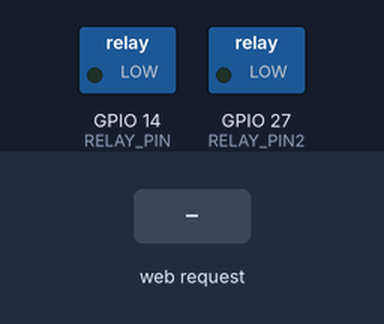
The sketch below on a simulated ESP32. On the bench: switched loads named in the sketch (green lamp = pin HIGH). The test bench sets the inputs (shaded band). WiFi joins after 1.5 s; servers stay silent unless stated; what the sketch prints to the serial monitor is not drawn.

Above: at 2.7 s.
2.8 s: HTTP request GET /LON received
At 3.5 s:
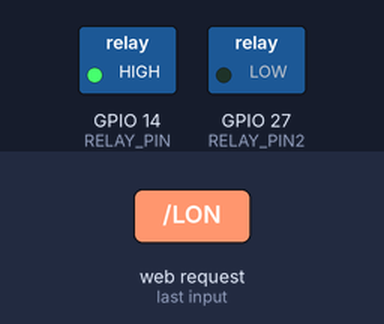
4.3 s: HTTP request GET /RON received
At 4.6 s:
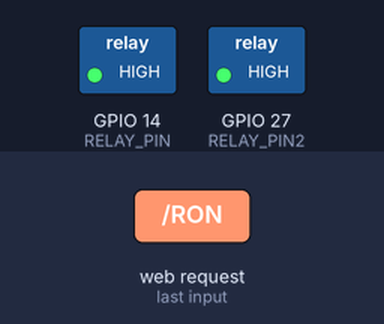
5.8 s: HTTP request GET /LOFF received
At 6.9 s:
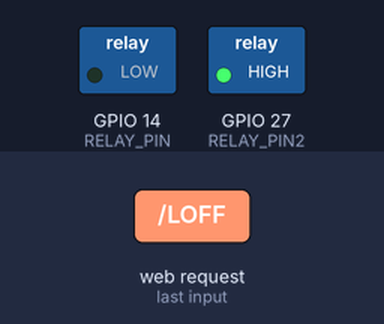
7.3 s: HTTP request GET /ROFF received
At 8.1 s:
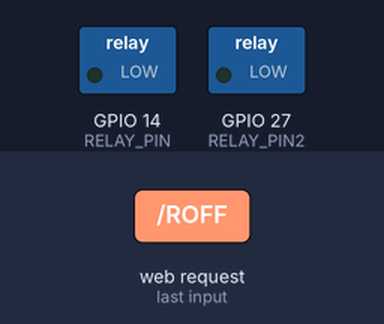
Timing chart, 0 to 9.8 s (numbered marks = the images above; inputs shaded):
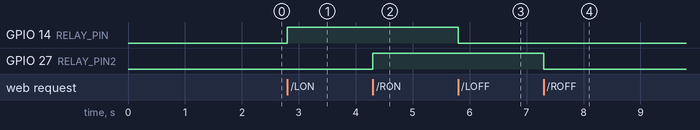

Measured:
- after the input at 2.8 s, GPIO 14 (RELAY_PIN): LOW → HIGH at once
- after the input at 4.3 s, GPIO 27 (RELAY_PIN2): LOW → HIGH at once
- after the input at 5.8 s, GPIO 14 (RELAY_PIN): HIGH → LOW at once
- after the input at 7.3 s, GPIO 27 (RELAY_PIN2): HIGH → LOW at once

The sketch:

ESP32toMotorCntrl.ino
```cpp
#include <WiFi.h>

#define RELAY_PIN 14     // Motor Left
#define RELAY_PIN2 27    // Motor Right

const char* ssid     = "########";
const char* password = "########";

WiFiServer server(80);

void setup() {
  Serial.begin(115200);

  pinMode(RELAY_PIN, OUTPUT);
  pinMode(RELAY_PIN2, OUTPUT);

  digitalWrite(RELAY_PIN, LOW);
  digitalWrite(RELAY_PIN2, LOW);

  Serial.print("Connecting to WiFi");
  WiFi.begin(ssid, password);

  while (WiFi.status() != WL_CONNECTED) {
    delay(500);
    Serial.print(".");
  }

  Serial.println("\nConnected!");
  Serial.print("IP address: ");
  Serial.println(WiFi.localIP());

  server.begin();
}

void loop() {
  WiFiClient client = server.available();
  if (!client) return;

  String request = client.readStringUntil('\r');
  client.flush();

  // Motor Left (GPIO 14)
  if (request.indexOf("/LON") != -1)  digitalWrite(RELAY_PIN, HIGH);
  if (request.indexOf("/LOFF") != -1) digitalWrite(RELAY_PIN, LOW);

  // Motor Right (GPIO 27)
  if (request.indexOf("/RON") != -1)  digitalWrite(RELAY_PIN2, HIGH);
  if (request.indexOf("/ROFF") != -1) digitalWrite(RELAY_PIN2, LOW);

  // HTML response
  client.println("HTTP/1.1 200 OK");
  client.println("Content-Type: text/html");
  client.println();
  client.println("<!DOCTYPE html>");
  client.println("<html>");
  client.println("<head>");
  client.println("<style>");
  client.println("body { font-family: Arial; text-align: center; }");
  client.println("button { width: 150px; height: 60px; font-size: 20px; margin: 10px; }");
  client.println(".section { margin-bottom: 40px; }");
  client.println("</style>");
  client.println("</head>");
  client.println("<body>");

  client.println("<h1>ESP32 Motor Control</h1>");

  // Motor Left
  client.println("<div class='section'>");
  client.println("<h2>Motor Left (GPIO 14)</h2>");
  client.println("<a href='/LON'><button>ON</button></a>");
  client.println("<a href='/LOFF'><button>OFF</button></a>");
  client.println("</div>");

  // Motor Right
  client.println("<div class='section'>");
  client.println("<h2>Motor Right (GPIO 27)</h2>");
  client.println("<a href='/RON'><button>ON</button></a>");
  client.println("<a href='/ROFF'><button>OFF</button></a>");
  client.println("</div>");

  client.println("</body>");
  client.println("</html>");

  delay(1);
  client.stop();
}
```
